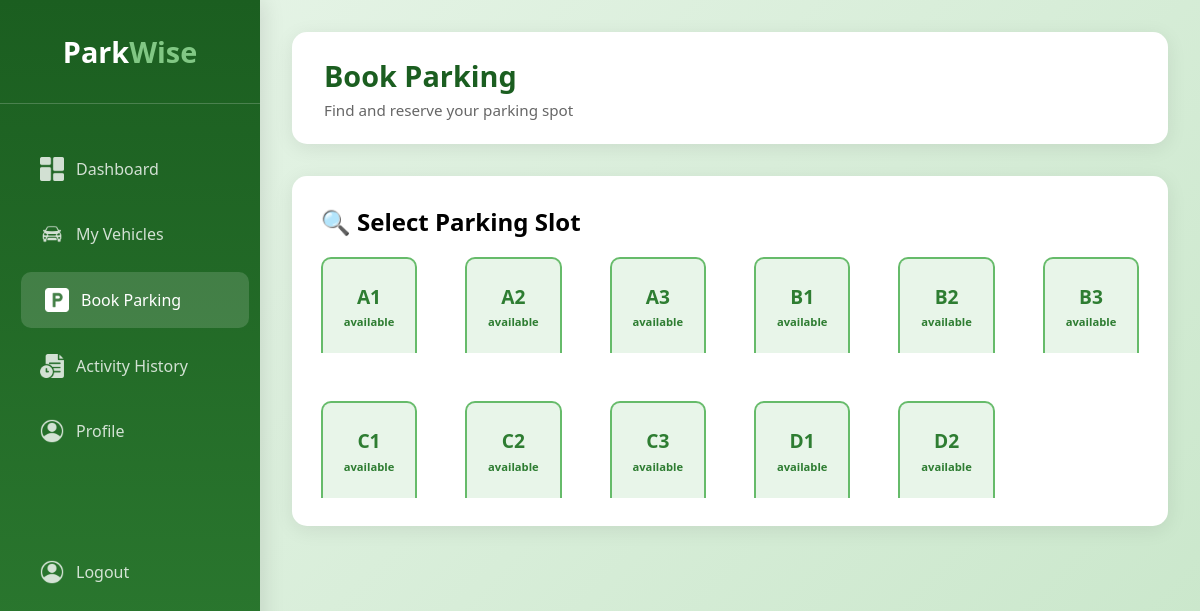
The app's page /?controller=UserController&action=showBookingsPage (signed in), older data.
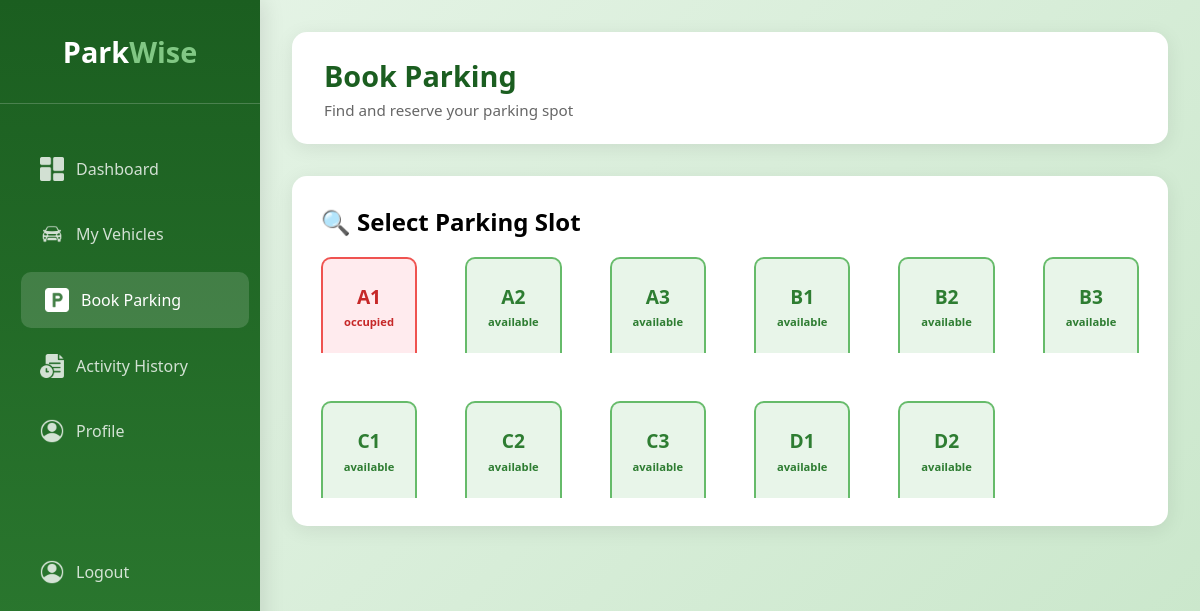
The same page, newer data.
### tables this page shows
CREATE TABLE ParkingSlot (
    slot_id INTEGER PRIMARY KEY AUTOINCREMENT,
    slot_number INTEGER NOT NULL UNIQUE,
    location VARCHAR(100) NOT NULL,
    status VARCHAR(20) NOT NULL DEFAULT 'available',
    created_at DATETIME DEFAULT CURRENT_TIMESTAMP,
    CHECK (status IN ('available', 'reserved', 'occupied'))
);

### index.php (called while the page is built, shortened)
<?php
require_once("./dbConnection.php");
$controller = NULL;
$action = NULL;
if(isset($_GET["controller"]) && isset($_GET["action"])){
    $controller = $_GET["controller"];
    $action = $_GET["action"];
}else{
    $controller = "HomeController";
    $action = "homePage";
}
require_once("./router.php");

### views/uniLayout.php (called while the page is built)
<?php require_once("./views/$folderPath" . "/$folderPath" . "Layout.php")?>

### controllers/BaseController.php (called while the page is built, shortened)
<?php
class BaseController{
    public function  renderView($folderPath, $fileName, $datas = NULL, $location = NULL){
        $content = $datas;
        require_once("./views/uniLayout.php");
    }
}

### controllers/UserController.php (called while the page is built, shortened)
<?php
class UserController extends BaseController{
    protected $parkingSlotModel;
    public function __construct(){
        $this->parkingSlotModel = $this->loadModel("ParkingSlot");
    }
    public function showBookingsPage(){
        $datas = $this->parkingSlotModel->getAll();
        $this->renderView("user", "bookParkingPage", $datas, "bookParkingPage");
    }
}

### models/BaseModel.php (called while the page is built, shortened)
<?php
class BaseModel{
    protected $db;
    protected $table;
    public function __construct(){
        $this->db = DbConnection::getInstance();
    }
    public function getAll(){
        try{
            $sql = "SELECT * FROM {$this->table} ORDER BY created_at DESC ";
            $request = $this->db->query($sql);
            $result = $request->fetchAll(PDO::FETCH_ASSOC);
            return $result;
        }catch(PDOException $e){
            error_log($e->getMessage());
            return false;
        }
    }
}

### dbConnection.php (called while the page is built)
<?php
class DbConnection{
    private static $instance = NULL;
    public static function getInstance(){
        if(!isset(self::$instance)){
            try{
                $pdo = new PDO("sqlite:" . __DIR__ . "/database/parkwise.db");
                $pdo->setAttribute(PDO::ATTR_ERRMODE, PDO::ERRMODE_EXCEPTION);
                self::$instance = $pdo;
            }catch(PDOException $e){
                exit("SOMETHING WENT WRONG WHILE CONNECTING TO DATABASE" .  $e->getMessage());
            }
        }
        return self::$instance;
    }
}

### views/user/bookParkingPage.php (the view, shortened to what this page needs)
<div class="main-display">
        <div class="header">
            <div class="welcome">
                <h1>Book Parking</h1>
                <p>Find and reserve your parking spot</p>
            </div>
        </div>
        <div class="parking-card">
            <h2>🔍 Select Parking Slot</h2>
                <div class="parking-grid">
                    <?php foreach($content as $slot):?>
                        <form method="post" action="?controller=UserController&action=showBookingDetailsPage" class="parking-spot <?= $slot["status"]?>" onclick="this.submit()">
                            <div class="spot-number"><?= $slot["slot_number"]?></div>
                            <div class="spot-status"><?= $slot["status"]?></div>
                        </form>
                    <?php endforeach;?>
                </div>
            </div>
        </div>
</div>

### router.php (shortened to what this page needs)
<?php
function call($controller, $action){
    require_once("./controllers/BaseController.php");
    require_once("./models/BaseModel.php");
    switch($controller){
        case "UserController":
             $controllerInstance = new UserController();
             break;
    }
    $controllerInstance->{$action}();
}
$routes = [
    "HomeController" => ["homePage"],
    "UserController" => ["showLoginPage", "showEditVehiclePage", "updateVehicle", "deleteVehicle", "login", "signUp", "logout", "showDashBoard", "showSignUpPage", "signUp", "showAddVehichelPage", "addVehicle", "showMyVehiclePage", "showBookingsPage", "showActivityHistoryPage", "showProfilePage", "updateProfile", "showBookingDetailsPage", "showPaymentPage", "processPayment"],
    "AdminController" => ["getDashBoardData", "updateSlotStatus", "Adminlogin", "showAdminLoginPage", "getParkingSlotsPage", "getBookingsPage", "getPaymentsPage",  "getUserContactPage", "updateBookingStatus", "completeOpenTimeBooking"],
];
if(array_key_exists($controller, $routes)){
    if(in_array($action, $routes[$controller])){
        call($controller, $action);
    }
}else{
    call("UserController", "showLoginPage");
}

### views/user/userLayout.php (shortened to what this page needs)
<!DOCTYPE html>
<html lang="en">
<head>
      <link rel="stylesheet" href="<?php echo BASE_URL?>views/static/userStyle.css">
</head>
<body>
    <div class="container">
         <div class="side-nav" id="sideNav">
             <?php require_once("./views/components/userNavBar.php")?>
        </div>
        <?php require_once("./views/user/$fileName" . ".php")?>
</body>
</html>

### views/components/userNavBar.php
<div class="logo">Park<span>Wise</span></div>
<nav>
    <a href="?controller=UserController&action=showDashBoard" class="<?= $location == 'dashBoard' ? 'active' : '' ?>">
        <img src="<?php echo BASE_URL?>views/static/Images/dashboard-icon.png" alt="Dashboard" class="menu-icon">
        <span>Dashboard</span>
    </a>
    <a href="?controller=UserController&action=showMyVehiclePage"class="<?= $location == 'myVehiclePage' ? 'active' : '' ?>">
        <img src="<?php echo BASE_URL?>views/static/Images/vehicle-icon.png" alt="My Vehicles" class="menu-icon">
        <span>My Vehicles</span>
    </a>
    <a href="?controller=UserController&action=showBookingsPage" class="<?= $location == 'bookParkingPage' ? 'active' : '' ?>">
        <img src="<?php echo BASE_URL?>views/static/Images/book-icon.png" alt="Book Parking" class="menu-icon">
        <span>Book Parking</span>
    </a>
    <a href="?controller=UserController&action=showActivityHistoryPage" class=" <?= $location == 'activityHistoryPage' ? 'active' : '' ?>">
        <img src="<?php echo BASE_URL?>views/static/Images/activity-icon.png" alt="Activity History" class="menu-icon">
        <span>Activity History</span>
    </a>
    <a href="?controller=UserController&action=showProfilePage" class="<?= $location == 'profilePage' ? 'active' : '' ?>" >
        <img src="<?php echo BASE_URL?>views/static/Images/profile-icon.png" alt="Profile" class="menu-icon">
        <span>Profile</span>
    </a>
    <form action="?controller=UserController&action=logout" method="post">
        <button type="submit" id="logout">
                <img src="<?php echo BASE_URL?>views/static/Images/profile-icon.png" alt="Logout" class="menu-icon">
                <span>Logout</span>
        </button>
    </form>
</nav>

### views/static/userStyle.css (style rules this page uses)
* { margin: 0; padding: 0; box-sizing: border-box; }
body { font-family: 'Segoe UI', Tahoma, Geneva, Verdana, sans-serif; background: linear-gradient(135deg, #e8f5e9 0%, #c8e6c9 100%); min-height: 100vh; }
.container { display: flex; min-height: 100vh; }
.side-nav { width: 260px; background: linear-gradient(180deg, #1b5e20 0%, #2e7d32 100%); padding: 2rem 0; box-shadow: 4px 0 20px rgba(0,0,0,0.1); position: fixed; height: 100vh; overflow-y: auto; transition: transform 0.3s ease; z-index: 1000; }
.logo { padding: 0 1.5rem 2rem; color: white; font-size: 1.8rem; font-weight: bold; text-align: center; border-bottom: 1px solid rgba(255,255,255,0.2); margin-bottom: 2rem; }
.logo span { color: #81c784; }
nav { display: flex; flex-direction: column; }
nav a { color: rgba(255,255,255,0.8); text-decoration: none; padding: 1rem 1.5rem; margin: 0.3rem 1rem; border-radius: 10px; transition: all 0.3s ease; display: flex; align-items: center; gap: 12px; font-weight: 500; }
.menu-icon { width: 24px; height: 24px; object-fit: contain; filter: brightness(0) invert(1); opacity: 0.8; transition: all 0.3s ease; }
nav a:hover .menu-icon, nav a.active .menu-icon { opacity: 1; }
nav a:before { display: none; }
nav a:hover, nav a.active { background: rgba(255,255,255,0.15); color: white; transform: translateX(5px); }
.main-display { margin-left: 260px; flex: 1; padding: 2rem; transition: margin-left 0.3s ease; }
.header { background: white; padding: 1.5rem 2rem; border-radius: 15px; box-shadow: 0 4px 20px rgba(0,0,0,0.08); margin-bottom: 2rem; display: flex; justify-content: space-between; align-items: center; flex-wrap: wrap; gap: 1rem; }
.welcome h1 { color: #1b5e20; font-size: 1.8rem; margin-bottom: 0.3rem; }
.welcome p { color: #666; font-size: 0.95rem; }
.parking-grid { display: grid; grid-template-columns: repeat(auto-fill, minmax(80px, 1fr)); gap: 3rem; }
.parking-card { background: white; padding:1.8rem; border-radius: 15px; box-shadow: 0 4px 20px rgba(0,0,0,0.08); }
.parking-card h2 { padding-bottom: 1.2rem; }
.parking-spot { aspect-ratio: 1; border: 2px solid #e0e0e0; border-bottom: 0px; border-radius: 10px 10px 0px 0px; display: flex; flex-direction: column; align-items: center; justify-content: center; cursor: pointer; transition: all 0.3s ease; font-weight: 600; }
.parking-spot.available { background: #e8f5e9; border-color: #66bb6a; color: #2e7d32; }
.parking-spot.occupied { background: #ffebee; border-color: #ef5350; color: #c62828; }
.spot-number { font-size: 1.2rem; }
.spot-status { font-size: 0.7rem; margin-top: 0.3rem; }
nav form { color: rgba(255,255,255,0.8); text-decoration: none; padding: 1rem 1.5rem; margin: 5rem 1rem; border-radius: 10px; transition: all 0.3s ease; display: flex; align-items: center; gap: 12px; font-weight: 500; background: transparent; border: none; width: calc(100% - 2rem); cursor: pointer; }
nav form button { background: none; border: none; color: inherit; font: inherit; padding: 0; cursor: pointer; display: flex; align-items: center; gap: 12px; width: 100%; text-align: left; margin: 0; }
nav form .menu-icon { width: 24px; height: 24px; object-fit: contain; filter: brightness(0) invert(1); opacity: 0.8; transition: all 0.3s ease; }
nav form button { margin: 0; }

Row changes from the older to the newer data that the page shows:
changed parkingslot: status "available" → "occupied"
